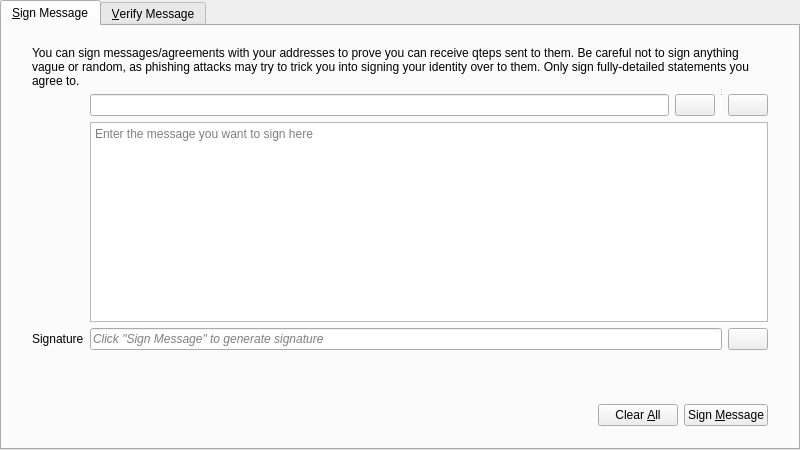
<?xml version="1.0" encoding="UTF-8"?>
<ui version="4.0">
 <class>SignVerifyMessageDialog</class>
 <widget class="QDialog" name="SignVerifyMessageDialog">
  <property name="geometry">
   <rect>
    <x>0</x>
    <y>0</y>
    <width>800</width>
    <height>450</height>
   </rect>
  </property>
  <property name="windowTitle">
   <string>Signatures - Sign / Verify a Message</string>
  </property>
  <property name="modal">
   <bool>true</bool>
  </property>
  <layout class="QVBoxLayout" name="verticalLayout">
   <property name="leftMargin">
    <number>0</number>
   </property>
   <property name="topMargin">
    <number>0</number>
   </property>
   <property name="rightMargin">
    <number>0</number>
   </property>
   <property name="bottomMargin">
    <number>0</number>
   </property>
   <item>
    <widget class="QTabWidget" name="tabWidget">
     <property name="currentIndex">
      <number>0</number>
     </property>
     <widget class="QWidget" name="tabSignMessage">
      <attribute name="title">
       <string>&amp;Sign Message</string>
      </attribute>
      <layout class="QVBoxLayout" name="verticalLayout_SM">
       <property name="leftMargin">
        <number>0</number>
       </property>
       <property name="topMargin">
        <number>0</number>
       </property>
       <property name="rightMargin">
        <number>0</number>
       </property>
       <property name="bottomMargin">
        <number>0</number>
       </property>
       <item>
        <layout class="QVBoxLayout" name="verticalLayout_3">
         <property name="leftMargin">
          <number>30</number>
         </property>
         <property name="topMargin">
          <number>20</number>
         </property>
         <property name="rightMargin">
          <number>30</number>
         </property>
         <property name="bottomMargin">
          <number>20</number>
         </property>
         <item>
          <layout class="QGridLayout" name="gridLayout">
           <item row="1" column="1">
            <layout class="QHBoxLayout" name="horizontalLayout_1_SM">
             <property name="spacing">
              <number>6</number>
             </property>
             <item>
              <widget class="QValidatedLineEdit" name="addressIn_SM">
               <property name="toolTip">
                <string>The Qtep address to sign the message with</string>
               </property>
              </widget>
             </item>
             <item>
              <widget class="QtepPushButton" name="addressBookButton_SM">
               <property name="toolTip">
                <string>Choose previously used address</string>
               </property>
               <property name="text">
                <string/>
               </property>
               <property name="icon">
                <iconset resource="../bitcoin.qrc">
                 <normaloff>:/icons/address-book</normaloff>:/icons/address-book</iconset>
               </property>
               <property name="shortcut">
                <string>Alt+A</string>
               </property>
               <property name="autoDefault">
                <bool>false</bool>
               </property>
              </widget>
             </item>
             <item>
              <widget class="Line" name="vLine">
               <property name="maximumSize">
                <size>
                 <width>1</width>
                 <height>22</height>
                </size>
               </property>
               <property name="orientation">
                <enum>Qt::Vertical</enum>
               </property>
              </widget>
             </item>
             <item>
              <widget class="QtepPushButton" name="pasteButton_SM">
               <property name="toolTip">
                <string>Paste address from clipboard</string>
               </property>
               <property name="text">
                <string/>
               </property>
               <property name="icon">
                <iconset resource="../bitcoin.qrc">
                 <normaloff>:/icons/editpaste</normaloff>:/icons/editpaste</iconset>
               </property>
               <property name="shortcut">
                <string>Alt+P</string>
               </property>
               <property name="autoDefault">
                <bool>false</bool>
               </property>
              </widget>
             </item>
            </layout>
           </item>
           <item row="2" column="1">
            <widget class="QPlainTextEdit" name="messageIn_SM">
             <property name="toolTip">
              <string>Enter the message you want to sign here</string>
             </property>
             <property name="placeholderText">
              <string>Enter the message you want to sign here</string>
             </property>
            </widget>
           </item>
           <item row="3" column="1">
            <layout class="QHBoxLayout" name="horizontalLayout_2_SM">
             <property name="spacing">
              <number>6</number>
             </property>
             <item>
              <widget class="QLineEdit" name="signatureOut_SM">
               <property name="font">
                <font>
                 <italic>true</italic>
                </font>
               </property>
               <property name="readOnly">
                <bool>true</bool>
               </property>
               <property name="placeholderText">
                <string>Click &quot;Sign Message&quot; to generate signature</string>
               </property>
              </widget>
             </item>
             <item>
              <widget class="QtepPushButton" name="copySignatureButton_SM">
               <property name="toolTip">
                <string>Copy the current signature to the system clipboard</string>
               </property>
               <property name="text">
                <string/>
               </property>
               <property name="icon">
                <iconset resource="../bitcoin.qrc">
                 <normaloff>:/icons/editcopy</normaloff>:/icons/editcopy</iconset>
               </property>
               <property name="autoDefault">
                <bool>false</bool>
               </property>
              </widget>
             </item>
            </layout>
           </item>
           <item row="3" column="0">
            <widget class="QLabel" name="signatureLabel_SM">
             <property name="text">
              <string>Signature</string>
             </property>
             <property name="textFormat">
              <enum>Qt::PlainText</enum>
             </property>
            </widget>
           </item>
           <item row="0" column="0" colspan="2">
            <widget class="QLabel" name="infoLabel_SM">
             <property name="text">
              <string>You can sign messages/agreements with your addresses to prove you can receive qteps sent to them. Be careful not to sign anything vague or random, as phishing attacks may try to trick you into signing your identity over to them. Only sign fully-detailed statements you agree to.</string>
             </property>
             <property name="textFormat">
              <enum>Qt::PlainText</enum>
             </property>
             <property name="wordWrap">
              <bool>true</bool>
             </property>
            </widget>
           </item>
          </layout>
         </item>
        </layout>
       </item>
       <item>
        <widget class="QWidget" name="buttonsContainerWhite" native="true">
         <layout class="QHBoxLayout" name="horizontalLayout">
          <property name="leftMargin">
           <number>30</number>
          </property>
          <property name="topMargin">
           <number>15</number>
          </property>
          <property name="rightMargin">
           <number>30</number>
          </property>
          <item>
           <spacer name="horizontalSpacer_1_SM">
            <property name="orientation">
             <enum>Qt::Horizontal</enum>
            </property>
            <property name="sizeHint" stdset="0">
             <size>
              <width>40</width>
              <height>48</height>
             </size>
            </property>
           </spacer>
          </item>
          <item>
           <widget class="QLabel" name="statusLabel_SM">
            <property name="font">
             <font>
              <weight>75</weight>
              <bold>true</bold>
             </font>
            </property>
            <property name="text">
             <string/>
            </property>
            <property name="wordWrap">
             <bool>true</bool>
            </property>
           </widget>
          </item>
          <item>
           <spacer name="horizontalSpacer_2_SM">
            <property name="orientation">
             <enum>Qt::Horizontal</enum>
            </property>
            <property name="sizeHint" stdset="0">
             <size>
              <width>40</width>
              <height>48</height>
             </size>
            </property>
           </spacer>
          </item>
          <item>
           <widget class="QtepPushButton" name="clearButton_SM">
            <property name="toolTip">
             <string>Reset all sign message fields</string>
            </property>
            <property name="text">
             <string>Clear &amp;All</string>
            </property>
            <property name="icon">
             <iconset resource="../bitcoin.qrc">
              <normaloff>:/icons/remove</normaloff>:/icons/remove</iconset>
            </property>
            <property name="autoDefault">
             <bool>false</bool>
            </property>
           </widget>
          </item>
          <item>
           <widget class="QtepPushButton" name="signMessageButton_SM">
            <property name="toolTip">
             <string>Sign the message to prove you own this Qtep address</string>
            </property>
            <property name="text">
             <string>Sign &amp;Message</string>
            </property>
            <property name="icon">
             <iconset resource="../bitcoin.qrc">
              <normaloff>:/icons/edit</normaloff>:/icons/edit</iconset>
            </property>
            <property name="autoDefault">
             <bool>false</bool>
            </property>
           </widget>
          </item>
         </layout>
        </widget>
       </item>
      </layout>
     </widget>
     <widget class="QWidget" name="tabVerifyMessage">
      <attribute name="title">
       <string>&amp;Verify Message</string>
      </attribute>
      <layout class="QVBoxLayout" name="verticalLayout_VM">
       <property name="leftMargin">
        <number>0</number>
       </property>
       <property name="topMargin">
        <number>0</number>
       </property>
       <property name="rightMargin">
        <number>0</number>
       </property>
       <property name="bottomMargin">
        <number>0</number>
       </property>
       <item>
        <layout class="QVBoxLayout" name="verticalLayout_2">
         <property name="leftMargin">
          <number>30</number>
         </property>
         <property name="topMargin">
          <number>20</number>
         </property>
         <property name="rightMargin">
          <number>30</number>
         </property>
         <property name="bottomMargin">
          <number>20</number>
         </property>
         <item>
          <widget class="QLabel" name="infoLabel_VM">
           <property name="text">
            <string>Enter the receiver's address, message (ensure you copy line breaks, spaces, tabs, etc. exactly) and signature below to verify the message. Be careful not to read more into the signature than what is in the signed message itself, to avoid being tricked by a man-in-the-middle attack. Note that this only proves the signing party receives with the address, it cannot prove sendership of any transaction!</string>
           </property>
           <property name="textFormat">
            <enum>Qt::PlainText</enum>
           </property>
           <property name="alignment">
            <set>Qt::AlignLeading|Qt::AlignLeft|Qt::AlignTop</set>
           </property>
           <property name="wordWrap">
            <bool>true</bool>
           </property>
          </widget>
         </item>
         <item>
          <layout class="QHBoxLayout" name="horizontalLayout_1_VM">
           <property name="spacing">
            <number>6</number>
           </property>
           <item>
            <widget class="QValidatedLineEdit" name="addressIn_VM">
             <property name="toolTip">
              <string>The Qtep address the message was signed with</string>
             </property>
            </widget>
           </item>
           <item>
            <widget class="QtepPushButton" name="addressBookButton_VM">
             <property name="toolTip">
              <string>Choose previously used address</string>
             </property>
             <property name="text">
              <string/>
             </property>
             <property name="icon">
              <iconset resource="../bitcoin.qrc">
               <normaloff>:/icons/address-book</normaloff>:/icons/address-book</iconset>
             </property>
             <property name="shortcut">
              <string>Alt+A</string>
             </property>
             <property name="autoDefault">
              <bool>false</bool>
             </property>
            </widget>
           </item>
          </layout>
         </item>
         <item>
          <widget class="QPlainTextEdit" name="messageIn_VM">
           <property name="toolTip">
            <string>The signed message to verify</string>
           </property>
           <property name="placeholderText">
            <string>The signed message to verify</string>
           </property>
          </widget>
         </item>
         <item>
          <widget class="QValidatedLineEdit" name="signatureIn_VM">
           <property name="toolTip">
            <string>The signature given when the message was signed</string>
           </property>
           <property name="placeholderText">
            <string>The signature given when the message was signed</string>
           </property>
          </widget>
         </item>
        </layout>
       </item>
       <item>
        <widget class="QWidget" name="buttonsContainerWhite_" native="true">
         <layout class="QHBoxLayout" name="horizontalLayout_2">
          <property name="leftMargin">
           <number>30</number>
          </property>
          <property name="topMargin">
           <number>15</number>
          </property>
          <property name="rightMargin">
           <number>30</number>
          </property>
          <item>
           <spacer name="horizontalSpacer_1_VM">
            <property name="orientation">
             <enum>Qt::Horizontal</enum>
            </property>
            <property name="sizeHint" stdset="0">
             <size>
              <width>40</width>
              <height>48</height>
             </size>
            </property>
           </spacer>
          </item>
          <item>
           <widget class="QLabel" name="statusLabel_VM">
            <property name="font">
             <font>
              <weight>75</weight>
              <bold>true</bold>
             </font>
            </property>
            <property name="text">
             <string/>
            </property>
            <property name="wordWrap">
             <bool>true</bool>
            </property>
           </widget>
          </item>
          <item>
           <spacer name="horizontalSpacer_2_VM">
            <property name="orientation">
             <enum>Qt::Horizontal</enum>
            </property>
            <property name="sizeHint" stdset="0">
             <size>
              <width>40</width>
              <height>48</height>
             </size>
            </property>
           </spacer>
          </item>
          <item>
           <widget class="QtepPushButton" name="clearButton_VM">
            <property name="toolTip">
             <string>Reset all verify message fields</string>
            </property>
            <property name="text">
             <string>Clear &amp;All</string>
            </property>
            <property name="icon">
             <iconset resource="../bitcoin.qrc">
              <normaloff>:/icons/remove</normaloff>:/icons/remove</iconset>
            </property>
            <property name="autoDefault">
             <bool>false</bool>
            </property>
           </widget>
          </item>
          <item>
           <widget class="QtepPushButton" name="verifyMessageButton_VM">
            <property name="toolTip">
             <string>Verify the message to ensure it was signed with the specified Qtep address</string>
            </property>
            <property name="text">
             <string>Verify &amp;Message</string>
            </property>
            <property name="icon">
             <iconset resource="../bitcoin.qrc">
              <normaloff>:/icons/transaction_0</normaloff>:/icons/transaction_0</iconset>
            </property>
            <property name="autoDefault">
             <bool>false</bool>
            </property>
           </widget>
          </item>
         </layout>
        </widget>
       </item>
      </layout>
     </widget>
    </widget>
   </item>
  </layout>
 </widget>
 <customwidgets>
  <customwidget>
   <class>QValidatedLineEdit</class>
   <extends>QLineEdit</extends>
   <header>qt/qvalidatedlineedit.h</header>
  </customwidget>
  <customwidget>
   <class>QtepPushButton</class>
   <extends>QPushButton</extends>
   <header>qt/qteppushbutton.h</header>
  </customwidget>
 </customwidgets>
 <resources>
  <include location="../bitcoin.qrc"/>
 </resources>
 <connections/>
</ui>
